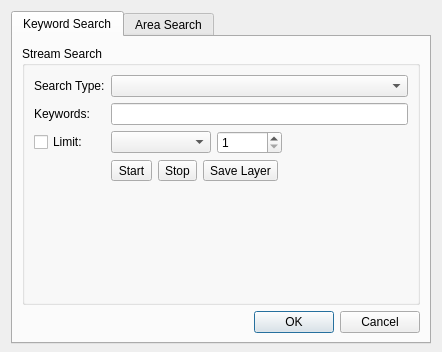
<?xml version="1.0" encoding="UTF-8"?>
<ui version="4.0">
 <class>ThreadingMasterDialogBase</class>
 <widget class="QDialog" name="ThreadingMasterDialogBase">
  <property name="geometry">
   <rect>
    <x>0</x>
    <y>0</y>
    <width>442</width>
    <height>352</height>
   </rect>
  </property>
  <property name="minimumSize">
   <size>
    <width>442</width>
    <height>352</height>
   </size>
  </property>
  <property name="windowTitle">
   <string>Threading Master</string>
  </property>
  <layout class="QGridLayout" name="gridLayout_12">
   <item row="0" column="0">
    <widget class="QTabWidget" name="tabWidget">
     <property name="minimumSize">
      <size>
       <width>420</width>
       <height>333</height>
      </size>
     </property>
     <property name="currentIndex">
      <number>0</number>
     </property>
     <widget class="QWidget" name="keywordTab">
      <attribute name="title">
       <string>Keyword Search</string>
      </attribute>
      <layout class="QGridLayout" name="gridLayout_4">
       <item row="0" column="0">
        <layout class="QGridLayout" name="gridLayout_3">
         <item row="1" column="0">
          <widget class="QDialogButtonBox" name="button_box">
           <property name="orientation">
            <enum>Qt::Horizontal</enum>
           </property>
           <property name="standardButtons">
            <set>QDialogButtonBox::Cancel|QDialogButtonBox::Ok</set>
           </property>
          </widget>
         </item>
         <item row="0" column="0">
          <widget class="QGroupBox" name="groupBox">
           <property name="minimumSize">
            <size>
             <width>3</width>
             <height>0</height>
            </size>
           </property>
           <property name="title">
            <string>Stream Search</string>
           </property>
           <layout class="QGridLayout" name="gridLayout">
            <item row="0" column="1">
             <widget class="QComboBox" name="SearchTypeDd">
              <property name="minimumSize">
               <size>
                <width>280</width>
                <height>0</height>
               </size>
              </property>
             </widget>
            </item>
            <item row="2" column="0">
             <widget class="QCheckBox" name="limitCheckBox">
              <property name="text">
               <string>Limit:</string>
              </property>
             </widget>
            </item>
            <item row="1" column="1">
             <widget class="QLineEdit" name="streamLineEdit">
              <property name="minimumSize">
               <size>
                <width>280</width>
                <height>0</height>
               </size>
              </property>
             </widget>
            </item>
            <item row="1" column="0">
             <widget class="QLabel" name="label_3">
              <property name="text">
               <string>Keywords:</string>
              </property>
             </widget>
            </item>
            <item row="2" column="1">
             <layout class="QHBoxLayout" name="horizontalLayout_2">
              <item>
               <widget class="QComboBox" name="limitDd">
                <property name="minimumSize">
                 <size>
                  <width>100</width>
                  <height>0</height>
                 </size>
                </property>
               </widget>
              </item>
              <item>
               <widget class="QSpinBox" name="limitSb">
                <property name="minimumSize">
                 <size>
                  <width>65</width>
                  <height>0</height>
                 </size>
                </property>
                <property name="minimum">
                 <number>1</number>
                </property>
                <property name="maximum">
                 <number>2000</number>
                </property>
               </widget>
              </item>
              <item>
               <spacer name="horizontalSpacer_10">
                <property name="orientation">
                 <enum>Qt::Horizontal</enum>
                </property>
                <property name="sizeHint" stdset="0">
                 <size>
                  <width>40</width>
                  <height>20</height>
                 </size>
                </property>
               </spacer>
              </item>
             </layout>
            </item>
            <item row="0" column="0">
             <widget class="QLabel" name="label_4">
              <property name="text">
               <string>Search Type:</string>
              </property>
             </widget>
            </item>
            <item row="3" column="1">
             <layout class="QHBoxLayout" name="horizontalLayout">
              <item>
               <widget class="QToolButton" name="streamButton">
                <property name="text">
                 <string>Start</string>
                </property>
               </widget>
              </item>
              <item>
               <widget class="QToolButton" name="stopButton">
                <property name="text">
                 <string>Stop</string>
                </property>
               </widget>
              </item>
              <item>
               <widget class="QToolButton" name="saveLayerButton">
                <property name="text">
                 <string>Save Layer</string>
                </property>
               </widget>
              </item>
              <item>
               <spacer name="horizontalSpacer_9">
                <property name="orientation">
                 <enum>Qt::Horizontal</enum>
                </property>
                <property name="sizeHint" stdset="0">
                 <size>
                  <width>40</width>
                  <height>20</height>
                 </size>
                </property>
               </spacer>
              </item>
             </layout>
            </item>
            <item row="4" column="1">
             <spacer name="verticalSpacer">
              <property name="orientation">
               <enum>Qt::Vertical</enum>
              </property>
              <property name="sizeHint" stdset="0">
               <size>
                <width>17</width>
                <height>77</height>
               </size>
              </property>
             </spacer>
            </item>
           </layout>
          </widget>
         </item>
        </layout>
       </item>
      </layout>
     </widget>
     <widget class="QWidget" name="areaTab">
      <attribute name="title">
       <string>Area Search</string>
      </attribute>
      <layout class="QGridLayout" name="gridLayout_5">
       <item row="2" column="0">
        <widget class="QGroupBox" name="groupBox_2">
         <property name="title">
          <string>Area Search</string>
         </property>
         <layout class="QGridLayout" name="gridLayout_10">
          <item row="0" column="0">
           <layout class="QGridLayout" name="gridLayout_6">
            <item row="0" column="0">
             <spacer name="horizontalSpacer">
              <property name="orientation">
               <enum>Qt::Horizontal</enum>
              </property>
              <property name="sizeHint" stdset="0">
               <size>
                <width>40</width>
                <height>20</height>
               </size>
              </property>
             </spacer>
            </item>
            <item row="0" column="1">
             <widget class="QLabel" name="label">
              <property name="text">
               <string>XMin</string>
              </property>
             </widget>
            </item>
            <item row="0" column="2">
             <spacer name="horizontalSpacer_2">
              <property name="orientation">
               <enum>Qt::Horizontal</enum>
              </property>
              <property name="sizeHint" stdset="0">
               <size>
                <width>40</width>
                <height>20</height>
               </size>
              </property>
             </spacer>
            </item>
            <item row="1" column="0" colspan="3">
             <widget class="QLineEdit" name="XMinLineEdit"/>
            </item>
           </layout>
          </item>
          <item row="0" column="1">
           <layout class="QGridLayout" name="gridLayout_7">
            <item row="1" column="0" colspan="3">
             <widget class="QLineEdit" name="YMinLineEdit"/>
            </item>
            <item row="0" column="2">
             <spacer name="horizontalSpacer_3">
              <property name="orientation">
               <enum>Qt::Horizontal</enum>
              </property>
              <property name="sizeHint" stdset="0">
               <size>
                <width>40</width>
                <height>20</height>
               </size>
              </property>
             </spacer>
            </item>
            <item row="0" column="1">
             <widget class="QLabel" name="label_6">
              <property name="text">
               <string>YMin</string>
              </property>
             </widget>
            </item>
            <item row="0" column="0">
             <spacer name="horizontalSpacer_4">
              <property name="orientation">
               <enum>Qt::Horizontal</enum>
              </property>
              <property name="sizeHint" stdset="0">
               <size>
                <width>40</width>
                <height>20</height>
               </size>
              </property>
             </spacer>
            </item>
           </layout>
          </item>
          <item row="0" column="2">
           <layout class="QGridLayout" name="gridLayout_8">
            <item row="0" column="0">
             <spacer name="horizontalSpacer_5">
              <property name="orientation">
               <enum>Qt::Horizontal</enum>
              </property>
              <property name="sizeHint" stdset="0">
               <size>
                <width>40</width>
                <height>20</height>
               </size>
              </property>
             </spacer>
            </item>
            <item row="0" column="1">
             <widget class="QLabel" name="label_7">
              <property name="text">
               <string>XMax</string>
              </property>
             </widget>
            </item>
            <item row="0" column="2">
             <spacer name="horizontalSpacer_6">
              <property name="orientation">
               <enum>Qt::Horizontal</enum>
              </property>
              <property name="sizeHint" stdset="0">
               <size>
                <width>40</width>
                <height>20</height>
               </size>
              </property>
             </spacer>
            </item>
            <item row="1" column="0" colspan="3">
             <widget class="QLineEdit" name="XMaxLineEdit"/>
            </item>
           </layout>
          </item>
          <item row="0" column="3">
           <layout class="QGridLayout" name="gridLayout_9">
            <item row="0" column="0">
             <spacer name="horizontalSpacer_8">
              <property name="orientation">
               <enum>Qt::Horizontal</enum>
              </property>
              <property name="sizeHint" stdset="0">
               <size>
                <width>40</width>
                <height>20</height>
               </size>
              </property>
             </spacer>
            </item>
            <item row="0" column="1">
             <widget class="QLabel" name="label_8">
              <property name="text">
               <string>YMax</string>
              </property>
             </widget>
            </item>
            <item row="0" column="2">
             <spacer name="horizontalSpacer_7">
              <property name="orientation">
               <enum>Qt::Horizontal</enum>
              </property>
              <property name="sizeHint" stdset="0">
               <size>
                <width>40</width>
                <height>20</height>
               </size>
              </property>
             </spacer>
            </item>
            <item row="1" column="0" colspan="3">
             <widget class="QLineEdit" name="YMaxLineEdit"/>
            </item>
           </layout>
          </item>
          <item row="1" column="1" colspan="2">
           <spacer name="verticalSpacer_2">
            <property name="orientation">
             <enum>Qt::Vertical</enum>
            </property>
            <property name="sizeHint" stdset="0">
             <size>
              <width>20</width>
              <height>40</height>
             </size>
            </property>
           </spacer>
          </item>
         </layout>
        </widget>
       </item>
      </layout>
     </widget>
    </widget>
   </item>
  </layout>
 </widget>
 <resources/>
 <connections>
  <connection>
   <sender>button_box</sender>
   <signal>accepted()</signal>
   <receiver>ThreadingMasterDialogBase</receiver>
   <slot>accept()</slot>
   <hints>
    <hint type="sourcelabel">
     <x>20</x>
     <y>20</y>
    </hint>
    <hint type="destinationlabel">
     <x>20</x>
     <y>20</y>
    </hint>
   </hints>
  </connection>
  <connection>
   <sender>button_box</sender>
   <signal>rejected()</signal>
   <receiver>ThreadingMasterDialogBase</receiver>
   <slot>reject()</slot>
   <hints>
    <hint type="sourcelabel">
     <x>20</x>
     <y>20</y>
    </hint>
    <hint type="destinationlabel">
     <x>20</x>
     <y>20</y>
    </hint>
   </hints>
  </connection>
 </connections>
</ui>
